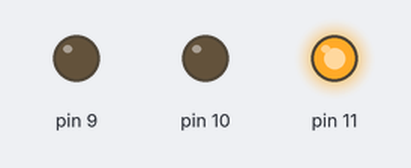
A sketch run on a simulated Arduino Uno, built with avr-gcc and run on an emulated ATmega328P. On the bench: output pins drawn as LEDs (lit = HIGH).

Above: at 0.05 s.
At 2.0 s:
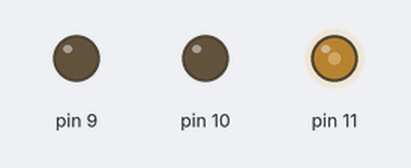
At 3.25 s:
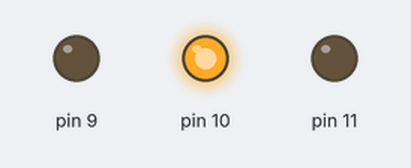
At 4.5 s:
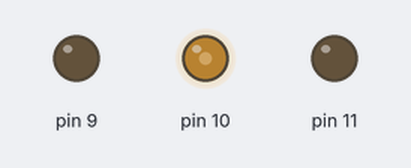
At 6.75 s:
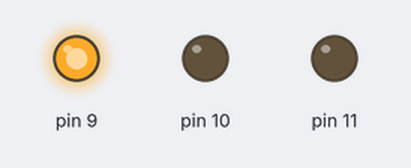
At 9.0 s:
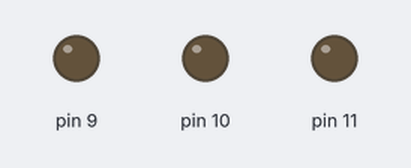
Timing chart, 0 to 11.7 s (numbered marks = the images above):
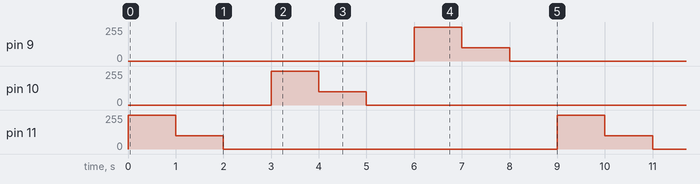

Measured:
- by itself, pin 9–11: repeats every 9.0 s: 100/255 1.0 s, 0/255 7.0 s, 255/255 1.0 s

The sketch:

3.3_Utilizing_analogWrite.ino
```cpp
void setup() {
  // put your setup code here, to run once:
  pinMode(9, INPUT);
  pinMode(10, INPUT);
  pinMode(11, INPUT);
}

void loop() {
  // put your main code here, to run repeatedly:

  analogWrite(11, 255);
  delay(1000);
  analogWrite(11, 100);
  delay(1000);
  analogWrite(11, 0);
  delay(1000);

  analogWrite(10, 255);
  delay(1000);
  analogWrite(10, 100);
  delay(1000);
  analogWrite(10, 0);
  delay(1000);

  analogWrite(9, 255);
  delay(1000);
  analogWrite(9, 100);
  delay(1000);
  analogWrite(9, 0);
  delay(1000);
}
```
